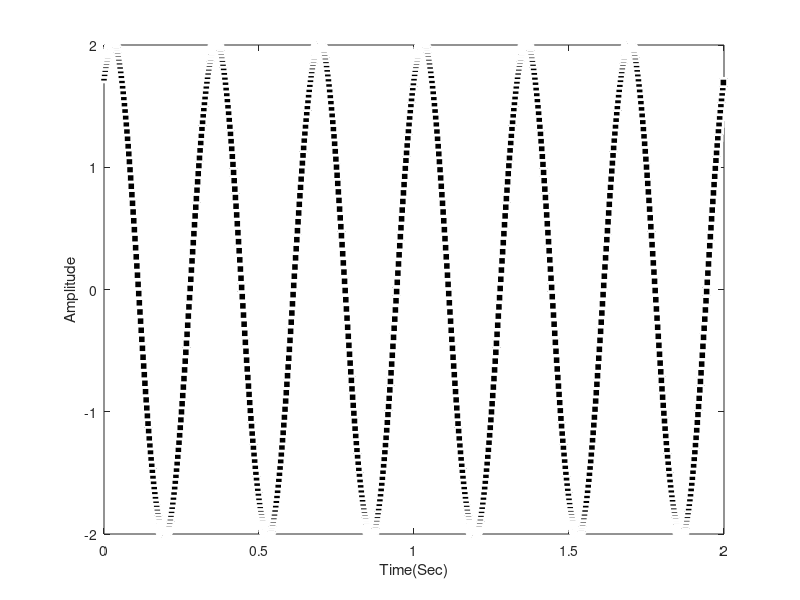
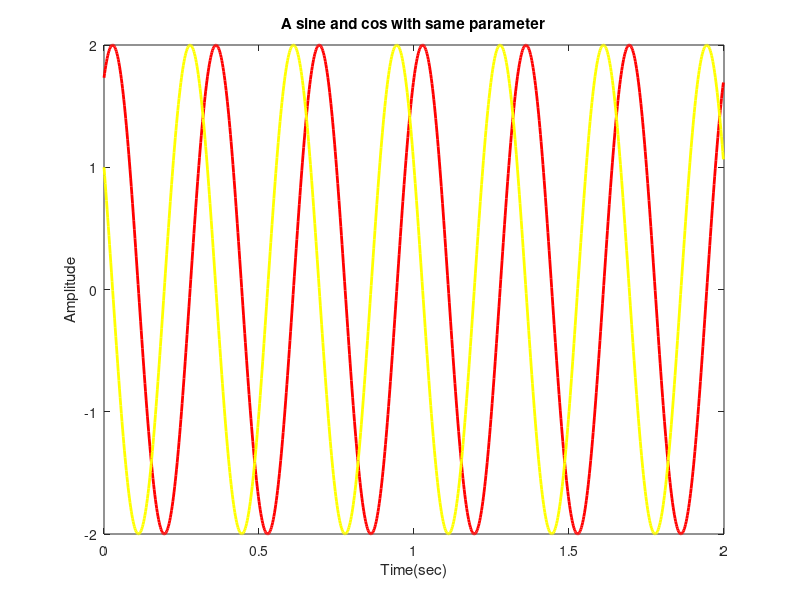
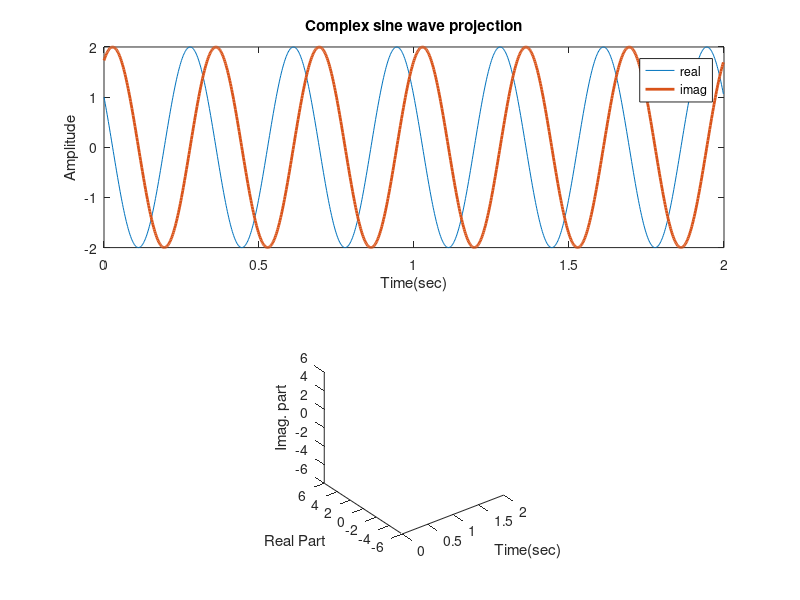

MATLAB code to generate these figures, in order:
%% sine wave parameter

% sine wave parameters
freq  = 3;
amp1 = 2;
phas = pi/3;

% general simulation parameters 
srate = 500;
time = 0:1/srate:2-1/srate;

% generate the sine wave
sinewave = amp1 * sin(2*pi*freq*time + phas);

figure(1),clf
plot(time,sinewave,'ws-','linew',2,'markerfacecolor','k')
xlabel('Time(Sec)'), ylabel('Amplitude')

%% sine and cosine are the same but for a phase shift

% generate the sine wave
sinewave = amp1 * sin(2*pi * freq * time + phas);
coswave = amp1 * cos(2*pi * freq * time + phas);

figure(2),clf
plot(time,sinewave,'r','linew',2)
hold on
plot(time,coswave,'y','linew',2)
xlabel('Time(sec)'), ylabel('Amplitude'),title('A sine and cos with same parameter')

%% complex sine wave
srate = 500; % frequency in Hz
amp1 = 2;
phas = pi/3;

csw = amp1 * exp(1i*(2*pi*freq*time + phas));

figure(3),clf
subplot(211)
plot(time,real(csw),time,imag(csw),'linew',2)
xlabel('Time(sec)'),ylabel('Amplitude')
title('Complex sine wave projection')
legend({'real';'imag'})

subplot(212)
plot3(time,real(csw),imag(csw),'w','linew',2)
xlabel('Time(sec)'),ylabel('Real Part'),zlabel('Imag. part')
set(gca,'ylim',[-1 1]*amp1*3,'zlim',[-1 1]*amp1*3)
axis square
rotate3d on
